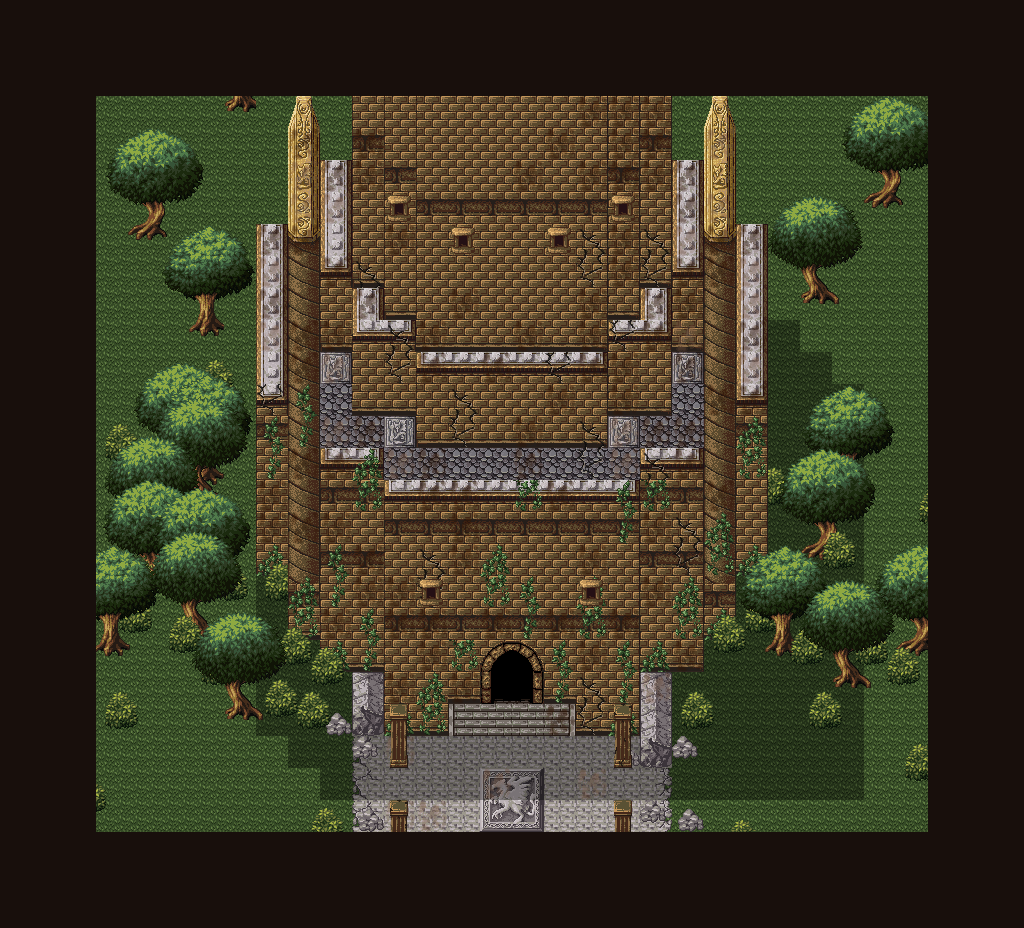

A 2D game scene composited from a Tiled map and its tileset images. What follows is a short description and the map's XML, with each tile layer's data collapsed to a summary:
An orthogonal 32x29 tile map with 32x32 px tiles, 14 tile layers (ground, rood, shadow, wall_objects, ...), 2 tilesets.

<map version="1.9" tiledversion="1.9.1" orientation="orthogonal" renderorder="right-down" width="32" height="29" tilewidth="32" tileheight="32" infinite="0" nextlayerid="18" nextobjectid="1">
  <tileset firstgid="1" source="../12tsx/12_maptip.tsx" />
  <tileset firstgid="822" source="../12tsx/13_maptip.tsx" />
  <layer id="1" name="ground" width="32" height="29">
    <data>[928 cells, 928 non-empty, 2 distinct tile ids]</data>
  </layer>
  <layer id="15" name="rood" width="32" height="29">
    <data>[928 cells, 39 non-empty, 7 distinct tile ids]</data>
  </layer>
  <layer id="16" name="shadow" width="32" height="29">
    <data>[928 cells, 102 non-empty, 3 distinct tile ids]</data>
  </layer>
  <layer id="3" name="wall_objects" width="32" height="29">
    <data>[928 cells, 325 non-empty, 42 distinct tile ids]</data>
  </layer>
  <layer id="14" name="dirt" width="32" height="29">
    <data>[928 cells, 173 non-empty, 8 distinct tile ids]</data>
  </layer>
  <layer id="8" name="bush-3" width="32" height="29">
    <data>[928 cells, 55 non-empty, 17 distinct tile ids]</data>
  </layer>
  <layer id="6" name="woods" width="32" height="29">
    <data>[928 cells, 99 non-empty, 52 distinct tile ids]</data>
  </layer>
  <layer id="9" name="bush-2" width="32" height="29">
    <data>[928 cells, 44 non-empty, 14 distinct tile ids]</data>
  </layer>
  <layer id="4" name="objects" width="32" height="29">
    <data>[928 cells, 15 non-empty, 6 distinct tile ids]</data>
  </layer>
  <layer id="17" name="chara" width="32" height="29">
    <data>[928 cells, 0 non-empty, 0 distinct tile ids]</data>
  </layer>
  <layer id="10" name="objects_bush-1" width="32" height="29">
    <data>[928 cells, 44 non-empty, 10 distinct tile ids]</data>
  </layer>
  <layer id="5" name="leaves-2" width="32" height="29">
    <data>[928 cells, 77 non-empty, 67 distinct tile ids]</data>
  </layer>
  <layer id="7" name="leaves-1" width="32" height="29">
    <data>[928 cells, 96 non-empty, 30 distinct tile ids]</data>
  </layer>
  <layer id="2" name="frame" width="32" height="29">
    <data>[928 cells, 330 non-empty, 1 distinct tile ids]</data>
  </layer>
</map>
